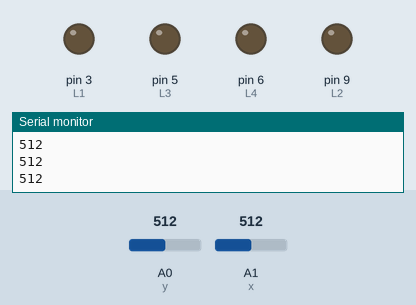
A sketch run on a simulated Arduino Uno, built with avr-gcc and run on an emulated ATmega328P. On the bench: output pins drawn as LEDs (lit = HIGH), the last lines printed to the serial monitor. Inputs (shaded band) come from the test bench; at power-on: A0 (y) = 512, A1 (x) = 512.

Above: at 1.2 s.
1.3 s: A0 (y) set to 0
At 2.1 s:
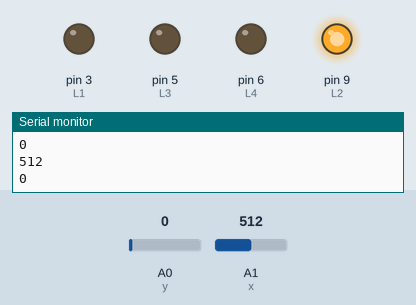
2.8 s: A0 (y) set to 1023
At 3.2 s:
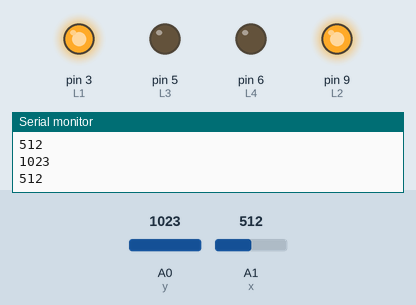
4.3 s: A0 (y) set to 1007
At 5.5 s:
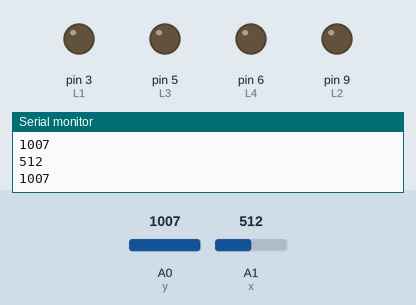
5.8 s: A1 (x) set to 1005
7.3 s: A1 (x) set to 1023
At 8.0 s:
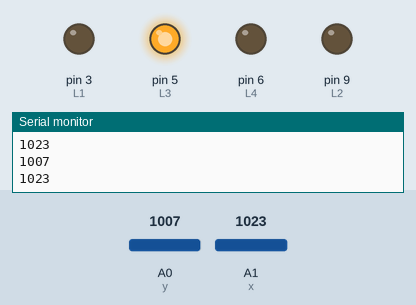
8.8 s: A1 (x) set to 0
At 10.2 s:
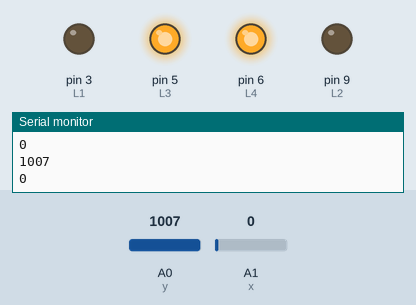
Timing chart, 0 to 11.3 s (numbered marks = the images above; inputs shaded):
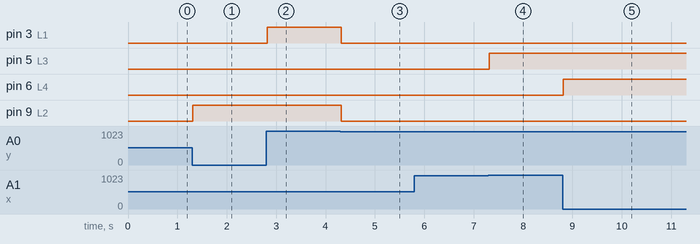

The sketch:

joystick.ino
```cpp
int x = A1;
int y = A0;

int L1 = 3; // sus
int L2 = 9; // dreapta
int L3 = 5; // jos
int L4 = 6; // stanga

void setup() {
  // put your setup code here, to run once:
  pinMode(x, INPUT);
  pinMode(y, INPUT);
  Serial.begin(9600);

  pinMode(L1, OUTPUT);
  pinMode(L2, OUTPUT);
  pinMode(L3, OUTPUT);
  pinMode(L4, OUTPUT);
}

void loop() {
  // put your main code here, to run repeatedly:
  int xval = analogRead(x);
  int yval = analogRead(y);

  Serial.println(xval);
  Serial.println(yval);
  Serial.println();

  if (yval == 1023)
    digitalWrite(L1, HIGH);
  else if (yval == 0)
    digitalWrite(L2, HIGH);
  else if (xval == 1023)
    digitalWrite(L3, HIGH);
  else if (xval == 0)
    digitalWrite(L4, HIGH);
  else {
    digitalWrite(L1, LOW);
    digitalWrite(L2, LOW);
    digitalWrite(L3, LOW);
    digitalWrite(L4, LOW);
  }
}
```

Measured:
- the behaviour switches between 1023 and 1022 on A0 (y) (found by bisection; images 2 and 3)
- the behaviour switches between 1022 and 1023 on A1 (x) (found by bisection; images 3 and 4)
- after the input at 1.3 s, pin 9 (L2): LOW → HIGH at once
- after the input at 2.8 s, pin 3 (L1): LOW → HIGH at once
- after the input at 4.3 s, pin 3 (L1), pin 9 (L2): HIGH → LOW at once
- after the input at 7.3 s, pin 5 (L3): LOW → HIGH at once
- after the input at 8.8 s, pin 6 (L4): LOW → HIGH at once
